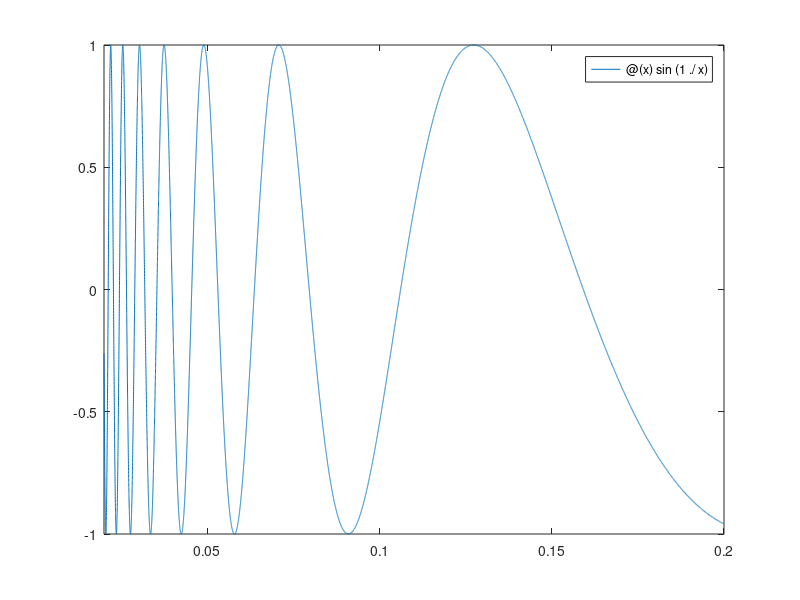

The MATLAB script that drew this image: (Note: this script raises an error after producing the figure.)
x = linspace(0, 2 * pi, 30);	 % 在 0 到 2π 間，等分取 30 個點 
y = sin(x);  
e = y * 0.2;  
errorbar(x, y, e)				     % 圖形上加上誤差範圍 e


% fplot('sin(1/x)', [0.02 0.2]);
fplot(@(x)sin(1./x), [0.02 0.2]);      % [0.02 0.2]是繪圖範圍
% 對於變化劇烈的函數，可用 fplot 指令來進行較精確的取點作圖，此指令會對劇烈變化處進行較密集的取樣

theta = linspace(0, 2*pi);
r = cos(4 * theta);
polarplot(theta, r);	% 進行極座標繪圖


x = randn(10, 1);	        % 產生 10000 個正規分佈亂數  
histogram(x, 5);		    % 繪出直方圖，顯示 x 資料的分佈情況和統計特性，
			                        % 數字 25 代表資料依大小分堆的堆數，即是直方圖內長條的個數


x = randn(5000, 1);  
polarhistogram(x);	% x 資料大小為角度，x 資料個數為距離，
			                    % 進行繪製類似玫瑰花瓣的極座標質方圖


theta = linspace(0, 2*pi, 50);
rho = sin(0.5*theta);
[x, y] = pol2cart(theta, rho);	% 由極座標轉換至直角座標
compass(x, y);			% 畫出以原點為向量起始點的羅盤圖